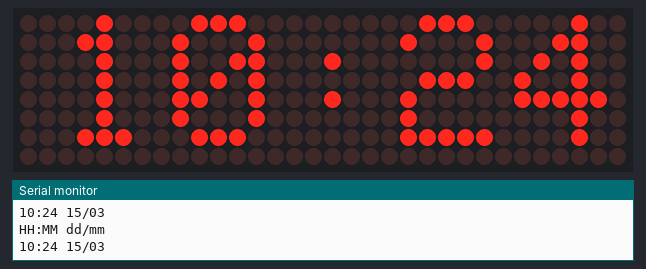
Recording of a sketch running on a simulated ESP8266 (NodeMCU). Parts: 32×8 LED matrix, the last lines printed to the serial monitor. WiFi joins after 1.5 s; servers stay silent unless stated; the local clock reads 2024-03-15 10:24:30 at power-on unless the sketch sets it.

Above: at 0.1 s.
At 29.6 s:
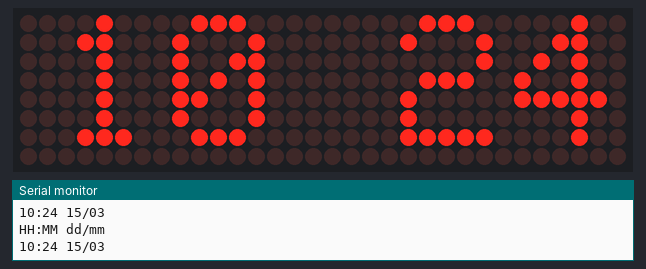
At 60.1 s:
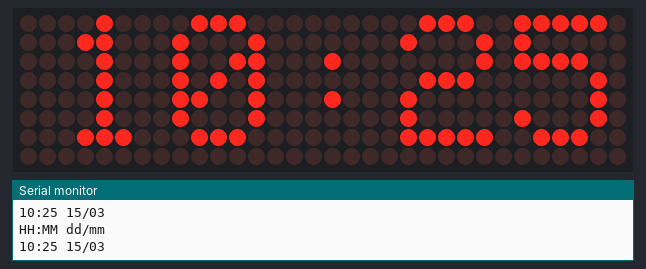
At 88.6 s:
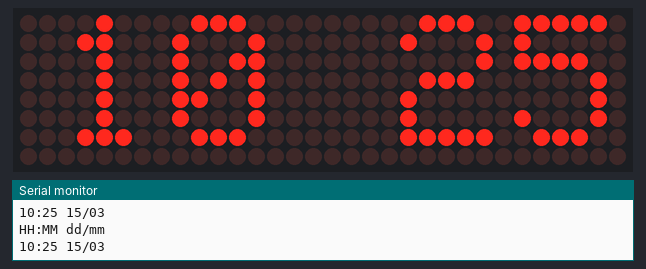
At 103.1 s:
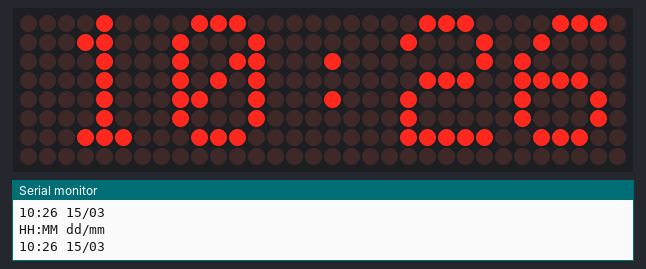
At 118.1 s:
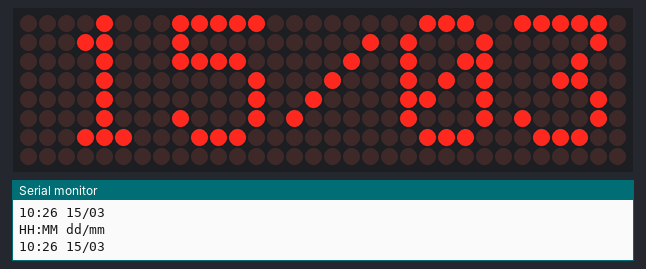

The sketch:

Jam_Digital_WiFi_ESP8266.ino
```cpp
#include <ESP8266WiFi.h>
#include <SPI.h>
#include <Adafruit_GFX.h>
#include <Max72xxPanel.h>
#include <time.h>

int numberOfHorizontalDisplays = 4;
int numberOfVerticalDisplays = 1;
const byte buffer_size = 45;
char time_value[buffer_size];

// LED Matrix Pin -> ESP8266 Pin
// Vcc            -> 3.3v
// Gnd            -> GND
// DIN            -> D7
// CS             -> D6/D4
// CLK            -> D5

int pinCS = D4;

Max72xxPanel matrix = Max72xxPanel(pinCS, numberOfHorizontalDisplays, numberOfVerticalDisplays);

// WiFi login parameters - network name and password
const char *ssid = "WIFINAME";
const char *password = "WIFIPASS";

void setup() {
  Serial.begin(115200);
  WiFi.begin(ssid, password);
  configTime(0 * 3600, 0, "pool.ntp.org", "time.nist.gov");
  setenv("TZ", "WIB-7", 1);  // timezone WIB
  matrix.setIntensity(7);    // brightness (0 - 15)
  matrix.setRotation(0, 1);
  matrix.setRotation(1, 1);
  matrix.setRotation(2, 1);
  matrix.setRotation(3, 1);
}

void loop() {
  matrix.fillScreen(LOW);

  String time = get_time();
  time.trim();
  Serial.println(time);
  time.toCharArray(time_value, 12);
  Serial.println("HH:MM dd/mm");
  Serial.println(time_value);
  // 08:31 01/07
  // 012345678910  // posisi buffer

  // Jam

  matrix.drawChar(2, 0, time_value[0], HIGH, LOW, 1);  // H
  matrix.drawChar(8, 0, time_value[1], HIGH, LOW, 1);  //  H

  matrix.drawChar(20, 0, time_value[3], HIGH, LOW, 1);  //    M
  matrix.drawChar(26, 0, time_value[4], HIGH, LOW, 1);  //     M

  // Detik

  for (int i = 0; i < 10; i++) {

    matrix.drawChar(14, 0, time_value[2], HIGH, LOW, 1);
    matrix.write();  // Send bitmap to display
    delay(500);

    matrix.drawChar(14, 0, time_value[5], HIGH, LOW, 1);
    matrix.write();  // Send bitmap to display
    delay(500);
  }

  // Tanggal

  matrix.drawChar(2, 0, time_value[6], HIGH, LOW, 1);
  matrix.drawChar(8, 0, time_value[7], HIGH, LOW, 1);
  matrix.drawChar(14, 0, time_value[8], HIGH, LOW, 1);
  matrix.drawChar(20, 0, time_value[9], HIGH, LOW, 1);
  matrix.drawChar(26, 0, time_value[10], HIGH, LOW, 1);
  matrix.write();  // Send bitmap to display
  delay(2000);
}

String get_time() {
  time_t now;
  time(&now);
  char time_output[buffer_size];

  // Lihat format waktu disini:
  // http://www.cplusplus.com/reference/ctime/strftime/

  // contoh format: ( Sun ,Jul 21 2019 )   ( AM  10:03:20 )
  // strftime(time_output, buffer_size, "( %a  %d-%m-%y ) ( %p %T )", localtime(&now));

  // format: 08:32 17/01
  strftime(time_output, buffer_size, "%R %d/%m", localtime(&now));

  return String(time_output);
}
```

Measured:
- what the display in image 1 shows lasts 0.5 s, from 29.5 s to 30.0 s
- what the display in image 5 shows lasts 2.0 s, from 118.1 s to 120.1 s
